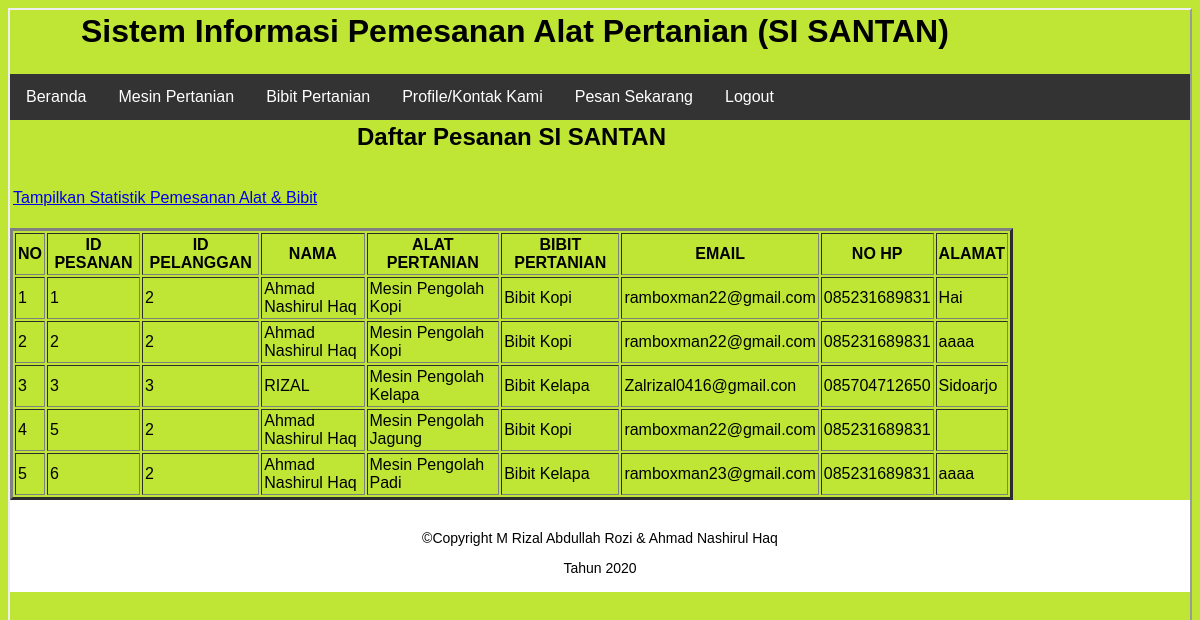
The app's page /daftar_pesanan.php with its own data.
### tables this page shows
CREATE TABLE `daftar_pesanan` (
  `id_pesanan` int(11) NOT NULL,
  `id` int(11) NOT NULL,
  `nama` varchar(50) NOT NULL,
  `pesanan1` varchar(60) NOT NULL,
  `pesanan2` varchar(60) NOT NULL,
  `email` varchar(30) NOT NULL,
  `telp` varchar(15) NOT NULL,
  `alamat` text NOT NULL
);

### daftar_pesanan.php (the view, shortened to what this page needs)
<!DOCTYPE html/>
<head>
	<link rel="stylesheet" type="text/css" href="efek.css">
</head>
<body class="frame">
<div>
		<table border="0" cellpadding="3" cellspacing="0" width="85%">
		<tr>
			<td></td>
			<td><center><h1>Sistem Informasi Pemesanan Alat Pertanian (SI SANTAN)</h1></center></td>
		</tr>
		</table>
		<center>
		<div class="menu">
			<a href="index.php">Beranda</a>
			<a href="Mesin Pertanian.php">Mesin Pertanian</a>
			<a href="Bibit Pertanian.php">Bibit Pertanian</a>
			<a href="Profil.php">Profile/Kontak Kami</a>
			<a href="FormPemesanan.php">Pesan Sekarang</a>
			<a href="logout.php">Logout</a>
			</div>
		</center>
<table width="85%">
    <tr>
        <td>
            <div>
                <center><h2 class="heading">Daftar Pesanan SI SANTAN</h2></center>
                </div><br>
                <div><a href="pie_chart_pemesanan.php">Tampilkan Statistik Pemesanan Alat & Bibit</a></div>
                <br>
        </td>
    </tr>
</table>
<table width="85%" border="3" cellpadding="2">
          <thead class="thead">
              <?php
              include ('koneksi.php');
              $select = "SELECT * FROM daftar_pesanan;";
              $result = mysqli_query($conn, $select);
              if(!$result) {
                die ('SQL Error: ' . mysqli_error($conn));
                  }
              else if (mysqli_num_rows($result) > 0) {
              $no   = 1;
              ?>
                <tr>
                  <th>NO</th>
                  <th>ID PESANAN</th>
                  <th>ID PELANGGAN</th>
                  <th>NAMA</th>
                  <th>ALAT PERTANIAN</th>
                  <th>BIBIT PERTANIAN</th>
                  <th>EMAIL</th>
                  <th>NO HP</th>
                  <th>ALAMAT</th>
                </tr>
              </thead>
              <tbody>
                <?php while ($row = mysqli_fetch_assoc($result))
                  {
                    echo '
                      <tr>
                        <td>'.$no.'</td>
                        <td>'.$row['id_pesanan'].'</td>
                        <td>'.$row['id'].'</td>
                        <td>'.$row['nama'].'</td>
                        <td>'.$row['pesanan1'].'</td>
                        <td>'.$row['pesanan2'].'</td>
                        <td>'.$row['email'].'</td>
                        <td>'.$row['telp'].'</td>
                        <td>'.$row['alamat'].'</td>
                        </tr>';
                    $no++;
                  };
                   }else {
                        echo '<script>window.alert("Data Pesanan belum terisi");</script>';
                        };
                    ?>
                  </tbody>
                </table>
              </div>
</body>
<footer style="background-color:white; color:black;">
  <br>
  <center><p>©Copyright M Rizal Abdullah Rozi & Ahmad Nashirul Haq
</p></center>
<center>Tahun 2020</center>
<br>
</footer>
</html>

### efek.css (style rules this page uses)
.menu { overflow: hidden; background-color: #333; font-family: Arial, Helvetica, sans-serif; }
.menu a { float: left; font-size: 16px; color: white; text-align: center; padding: 14px 16px; text-decoration: none; }
body { font-size :14px; font-family: Arial, Helvetica, Sans-serif; }
.frame { font-family: Arial, Helvetica, sans-serif; background-color:#bfe635; border-style:outset; border-width:2px 2px 2px 2px; border-color:solid #FFF; }

### records on screen
daftar_pesanan: id_pesanan "1", id "2", nama "Ahmad Nashirul Haq", pesanan1 "Mesin Pengolah Kopi", pesanan2 "Bibit Kopi", email "ramboxman22@gmail.com", telp "085231689831", alamat "Hai"
daftar_pesanan: id_pesanan "2", id "2", nama "Ahmad Nashirul Haq", pesanan1 "Mesin Pengolah Kopi", pesanan2 "Bibit Kopi", email "ramboxman22@gmail.com", telp "085231689831", alamat "aaaa"
daftar_pesanan: id_pesanan "3", id "3", nama "RIZAL", pesanan1 "Mesin Pengolah Kelapa", pesanan2 "Bibit Kelapa", email "Zalrizal0416@gmail.con", telp "085704712650", alamat "Sidoarjo"
daftar_pesanan: id_pesanan "5", id "2", nama "Ahmad Nashirul Haq", pesanan1 "Mesin Pengolah Jagung", pesanan2 "Bibit Kopi", email "ramboxman22@gmail.com", telp "085231689831"
daftar_pesanan: id_pesanan "6", id "2", nama "Ahmad Nashirul Haq", pesanan1 "Mesin Pengolah Padi", pesanan2 "Bibit Kelapa", email "ramboxman23@gmail.com", telp "085231689831", alamat "aaaa"
